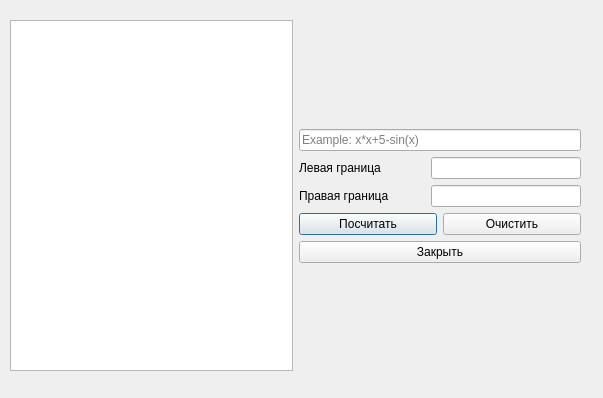
<?xml version="1.0" encoding="UTF-8"?>
<ui version="4.0">
 <class>TableOfValues</class>
 <widget class="QDialog" name="TableOfValues">
  <property name="geometry">
   <rect>
    <x>0</x>
    <y>0</y>
    <width>603</width>
    <height>398</height>
   </rect>
  </property>
  <property name="windowTitle">
   <string>Dialog</string>
  </property>
  <widget class="QWidget" name="layoutWidget">
   <property name="geometry">
    <rect>
     <x>10</x>
     <y>20</y>
     <width>571</width>
     <height>351</height>
    </rect>
   </property>
   <layout class="QHBoxLayout" name="horizontalLayout_4">
    <item>
     <widget class="QTableView" name="tableView"/>
    </item>
    <item>
     <layout class="QVBoxLayout" name="verticalLayout">
      <item>
       <spacer name="verticalSpacer_2">
        <property name="orientation">
         <enum>Qt::Vertical</enum>
        </property>
        <property name="sizeHint" stdset="0">
         <size>
          <width>20</width>
          <height>40</height>
         </size>
        </property>
       </spacer>
      </item>
      <item>
       <widget class="QLineEdit" name="lineEdit_3">
        <property name="placeholderText">
         <string>Example: x*x+5-sin(x)</string>
        </property>
       </widget>
      </item>
      <item>
       <layout class="QHBoxLayout" name="horizontalLayout_2">
        <item>
         <widget class="QLabel" name="label">
          <property name="text">
           <string>Левая граница</string>
          </property>
         </widget>
        </item>
        <item>
         <widget class="QLineEdit" name="lineEdit">
          <property name="minimumSize">
           <size>
            <width>150</width>
            <height>0</height>
           </size>
          </property>
          <property name="maximumSize">
           <size>
            <width>105</width>
            <height>16777215</height>
           </size>
          </property>
         </widget>
        </item>
       </layout>
      </item>
      <item>
       <layout class="QHBoxLayout" name="horizontalLayout">
        <item>
         <widget class="QLabel" name="label_2">
          <property name="text">
           <string>Правая граница</string>
          </property>
         </widget>
        </item>
        <item>
         <widget class="QLineEdit" name="lineEdit_2">
          <property name="minimumSize">
           <size>
            <width>150</width>
            <height>0</height>
           </size>
          </property>
          <property name="maximumSize">
           <size>
            <width>105</width>
            <height>16777215</height>
           </size>
          </property>
         </widget>
        </item>
       </layout>
      </item>
      <item>
       <layout class="QHBoxLayout" name="horizontalLayout_3">
        <item>
         <widget class="QPushButton" name="pushButton">
          <property name="text">
           <string>Посчитать</string>
          </property>
         </widget>
        </item>
        <item>
         <widget class="QPushButton" name="pushButton_3">
          <property name="text">
           <string>Очистить</string>
          </property>
         </widget>
        </item>
       </layout>
      </item>
      <item>
       <widget class="QPushButton" name="pushButton_2">
        <property name="text">
         <string>Закрыть</string>
        </property>
       </widget>
      </item>
      <item>
       <spacer name="verticalSpacer">
        <property name="orientation">
         <enum>Qt::Vertical</enum>
        </property>
        <property name="sizeHint" stdset="0">
         <size>
          <width>20</width>
          <height>40</height>
         </size>
        </property>
       </spacer>
      </item>
     </layout>
    </item>
   </layout>
  </widget>
 </widget>
 <resources/>
 <connections/>
</ui>
